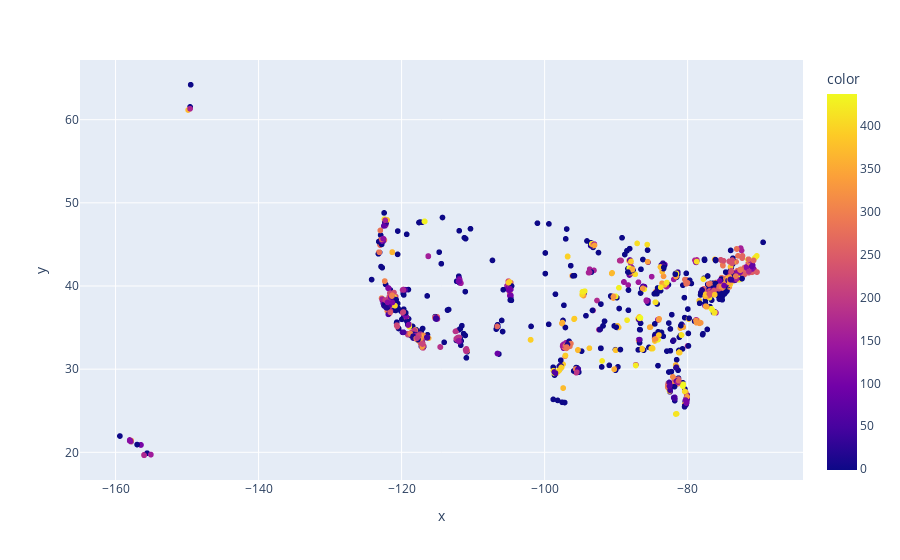

The notebook cell saved with this chart:
### Code cell
fig = px.scatter(x=df_2021['coord.lon'], y=df_2021['coord.lat'], color=df_2021['cluster'])

fig.show()

### Figure 1 — Plotly figure (JSON) as saved in the notebook; plotly's stock layout.template omitted (floating-point values rounded to 4 significant figures; data arrays with more than 128 entries replaced by an {"elided": "..."} marker saying what was removed)
{"data": [{"hovertemplate": "x=%{x}<br>y=%{y}<br>color=%{marker.color}<extra></extra>", "legendgroup": "", "marker": {"color": {"elided": "2693 int values"}, "coloraxis": "coloraxis", "symbol": "circle"}, "mode": "markers", "name": "", "showlegend": false, "type": "scattergl", "x": {"elided": "2693 float values"}, "xaxis": "x", "y": {"elided": "2693 float values"}, "yaxis": "y"}], "layout": {"coloraxis": {"colorbar": {"title": {"text": "color"}}, "colorscale": [[0, "#0d0887"], [0.1111, "#46039f"], [0.2222, "#7201a8"], [0.3333, "#9c179e"], [0.4444, "#bd3786"], [0.5556, "#d8576b"], [0.6667, "#ed7953"], [0.7778, "#fb9f3a"], [0.8889, "#fdca26"], [1, "#f0f921"]]}, "legend": {"tracegroupgap": 0}, "margin": {"t": 60}, "xaxis": {"anchor": "y", "domain": [0, 1], "title": {"text": "x"}}, "yaxis": {"anchor": "x", "domain": [0, 1], "title": {"text": "y"}}}}
